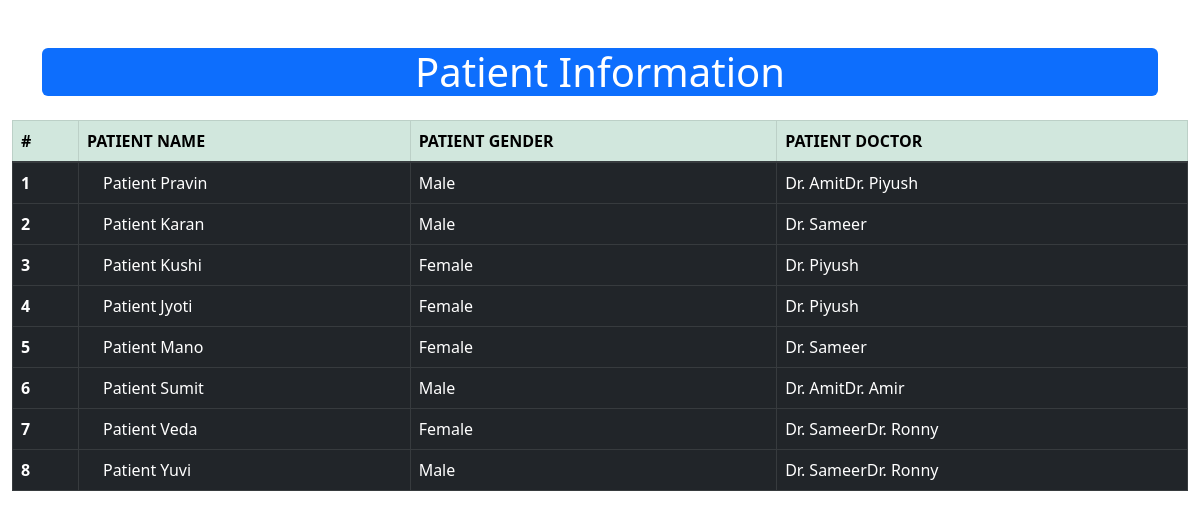
Page /patient on the committed database.
### hospital/models.py (models this page shows, shortened)
class Patient(models.Model):
    name= models.CharField(max_length=100)
    gender = models.CharField(max_length=10, choices=genderchoice)
    slug = models.SlugField(unique=True, blank=False, null=False)
    doctor = models.ManyToManyField(Doctor, related_name="patients")

class Doctor(models.Model):
    name = models.CharField(max_length=100, unique=True)
    specialization = models.CharField(max_length=100)

### hospital/views.py (the view)
# urls.py: path("patient", views.patientDetails),
def patientDetails(request):
    patients = Patient.objects.prefetch_related('doctor').all()
    if patients:
        last_patient = patients.last()
        select_doctor_id = [doc.id for doc in last_patient.doctor.all()]
        request.session["selected_doctors"] = select_doctor_id
        print(f"The doctor session: {request.session['selected_doctors']}")
    for p in patients:
        p.doc_name = "".join([doc.name for doc in p.doctor.all()])
        print(f"The doctor name is {p.doc_name}")
    return render(request, "hospital/patient_info.html", {'patients':patients})

### templates/hospital/patient_info.html (shortened to what this page needs)
<!doctype html>
<html lang="en">
  <head>
    <link href="https://cdn.jsdelivr.net/npm/bootstrap@5.2.3/dist/css/bootstrap.min.css" rel="stylesheet">
  </head>
  <body>
    <div class="container mt-5">
        <div class="card-body bg-primary text-white rounded">
            <h1 class="card-title mb-0 text-center">
                Patient Information
            </h1>
        </div>
    </div>
    <div class="container-fluid mt-4">
        <table class="table table-bordered">
            <thead class="table-success">
                <tr class="text-uppercase">
                    <th scope="col">#</th>
                    <th scope="col">Patient Name</th>
                    <th scope="col">Patient Gender</th>
                    <th scope="col">Patient Doctor</th>
                </tr>
            </thead>
            <tbody class="class= table table-dark table-group-divider">
                {% for patient in patients %}
                <tr>
                    <th scope="row">{{forloop.counter}}</th>
                    <td>
                       <a href="{% url 'patient-detail' patient.slug %}"></a> {{patient.name}}
                    </td>
                    <td>{{patient.gender}}</td>
                    <td>{{patient.doc_name | default:"No Doctor"}}</td>
                </tr>
                {% endfor %}
            </tbody>
        </table>
    </div>
  </body>
</html>

### rows in the picture
Patient: name "Patient Pravin", gender "Male", doc_name "Dr. AmitDr. Piyush"
Patient: name "Patient Karan", gender "Male", doc_name "Dr. Sameer"
Patient: name "Patient Kushi", gender "Female", doc_name "Dr. Piyush"
Patient: name "Patient Jyoti", gender "Female", doc_name "Dr. Piyush"
Patient: name "Patient Mano", gender "Female", doc_name "Dr. Sameer"
Patient: name "Patient Sumit", gender "Male", doc_name "Dr. AmitDr. Amir"
Patient: name "Patient Veda", gender "Female", doc_name "Dr. SameerDr. Ronny"
Patient: name "Patient Yuvi", gender "Male", doc_name "Dr. SameerDr. Ronny"
